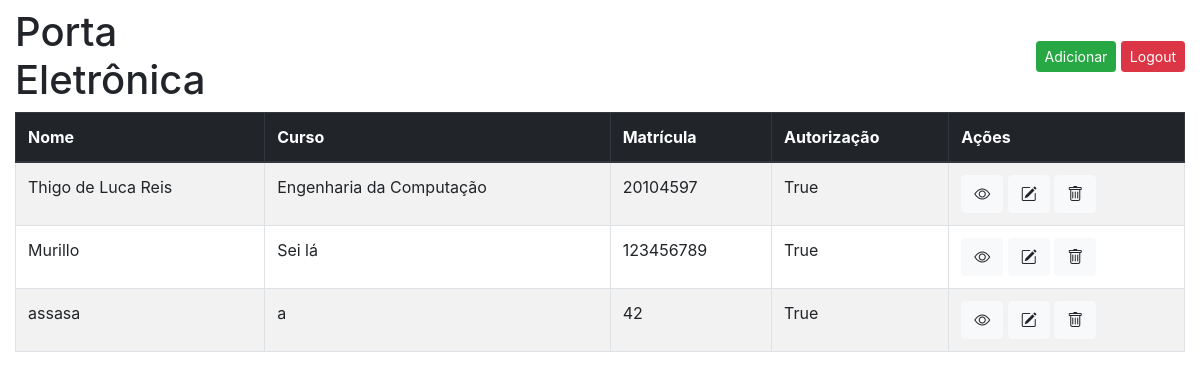
The app's page / (signed in) with its own data.
### door_user/models.py (models this page shows, shortened)
class User(models.Model):
    user_name = models.CharField(max_length=100)
    user_course = models.CharField(max_length=100)
    institution_code = models.IntegerField()
    authorization = models.BooleanField(default=False)
    created_at = models.DateTimeField(auto_now_add=True)

### door_user/views.py (the view)
# urls.py: path('', views.index, name='index'),
@login_required
def index(request):
    if not request.user.is_staff:
        door_user = get_object_or_404(User, user_name=request.user.username)
        return redirect('hours/'+str(door_user.pk)+'/')
    users = User.objects.all()
    user_data = []
    for user in users:
        user_data.append({'user': user})
    return render(request, 'index.html', {'users': user_data})

### door_user/templates/index.html (shortened to what this page needs)
<!DOCTYPE html>
<html lang="en">
<head>
    <link rel="stylesheet" href="https://stackpath.bootstrapcdn.com/bootstrap/4.1.3/css/bootstrap.min.css"
>
    <link rel="stylesheet" href="https://stackpath.bootstrapcdn.com/font-awesome/4.7.0/css/font-awesome.min.css"
>
    <link href="https://cdn.jsdelivr.net/npm/bootstrap-icons@1.9.1/font/bootstrap-icons.css" rel="stylesheet">
</head>
<body>
    <div class="container-fluid">
        <div class="row justify-content-between vertical-align-center">
            <div class="col-3 pt-2 pb-2">
                <h1 class="logo-section">Porta Eletrônica</h1>
            </div>
            <div class="col-2 pt-2 pb-2 text-right">
                <a href="/create" class="btn btn-sm btn-success">Adicionar</a>
                <a href="{% url 'logout' %}?next={% url 'index' %}" class="btn btn-sm btn-danger">Logout</a>
            </div>
        </div>
        <div class="row justify-content-center">
            <div class="col-12">
                <table class="table table-bordered table-striped">
                    <thead class="thead-dark">
                        <tr>
                            <th scope="col">Nome</th>
                            <th scope="col">Curso</th>
                            <th scope="col">Matrícula</th>
                            <th scope="col">Autorização</th>
                            <th scope="col">Ações</th>
                        </tr>
                    </thead>
                    <tbody>
                        {% for user_data in users %}
                        <tr>
                            <td>{{ user_data.user.user_name }}</td>
                            <td>{{ user_data.user.user_course }}</td>
                            <td>{{ user_data.user.institution_code }}</td>
                            <td>{{ user_data.user.authorization }}</td>
                            <td>
                                <a href="/hours/{{ user_data.user.id }}/" class="btn btn-light">
                                    <span class="bi bi-eye"></span>
                                </a>
                                <a href="/edit/{{ user_data.user.id }}/" class="btn btn-light">
                                    <span class="bi bi-pencil-square"></span>
                                </a>
                                <a href="/delete/{{ user_data.user.id }}/" class="btn btn-light">
                                    <span class="bi bi-trash"></span>
                                </a>
                            </td>
                        </tr>
                        {% empty %}
                        <tr>
                            <td colspan="6">Nenhum usuário cadastrado.</td>
                        </tr>
                        {% endfor %}
                    </tbody>
                </table>
            </div>
        </div>
    </div>
</body>
</html>

### door_user/templates/index.html (style rules this page uses)
.logo-section { max-width: 300px; margin: 0; padding: 0; text-align: left; }
.vertical-align-center { display: flex; align-items: center; }

### records on screen
User: user.user_name "Thigo de Luca Reis", user.user_course "Engenharia da Computação", user.institution_code "20104597", user.authorization "True"
User: user.user_name "Murillo", user.user_course "Sei lá", user.institution_code "123456789", user.authorization "True"
User: user.user_name "assasa", user.user_course "a", user.institution_code "42", user.authorization "True"
